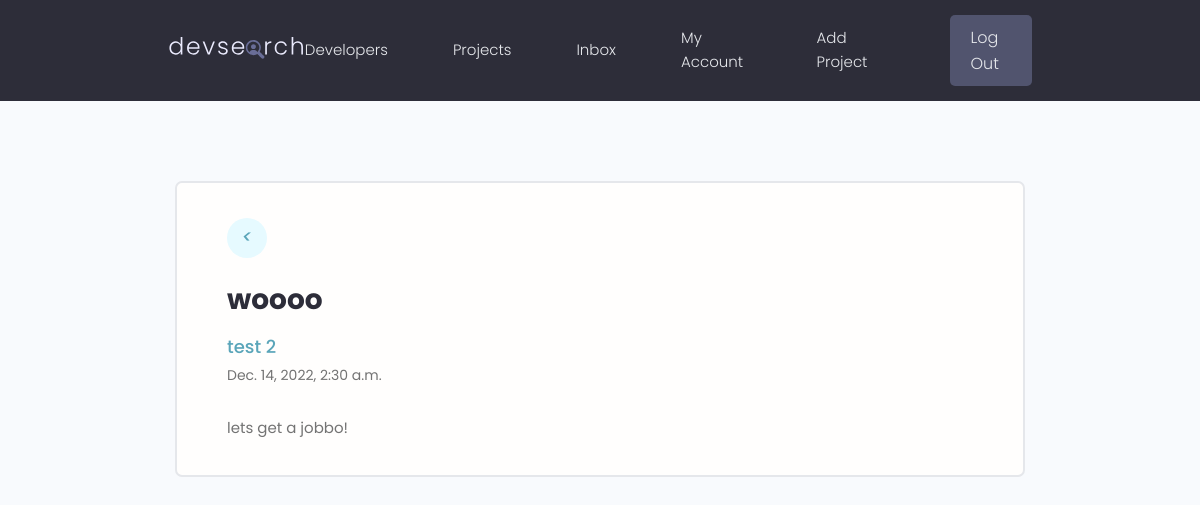
/message/0f65bdb1-f028-4572-8abc-3c575a06c8a2 (signed in), run on the app's committed database.
### users/models.py (models this page shows, shortened)
class Message(models.Model):
    sender = models.ForeignKey(
        Profile, on_delete=models.SET_NULL, null=True, blank=True
    )
    recipient = models.ForeignKey(
        Profile,
        on_delete=models.SET_NULL,
        null=True,
        blank=True,
        related_name="messages",
    )
    name = models.CharField(max_length=200, null=True, blank=True)
    email = models.EmailField(max_length=200, null=True, blank=True)
    subject = models.CharField(max_length=200, null=True, blank=True)
    body = models.TextField()
    is_read = models.BooleanField(default=False)
    created = models.DateTimeField(auto_now_add=True)
    id = models.UUIDField(
        default=uuid.uuid4, unique=True, primary_key=True, editable=False
    )
    class Meta:
        ordering = [
            "is_read",
            "-created",
        ]

### users/views.py (the view)
# urls.py: path("message/<str:pk>", views.viewMessage, name="message"),
@login_required(login_url="login")
def viewMessage(requests, pk):
    profile = requests.user.profile
    message = profile.messages.get(id=pk)
    if message.is_read == False:
        message.is_read = True
        message.save()
    context = {
        "message": message,
    }
    return render(requests, "users/message.html", context)

### users/templates/users/message.html
{% extends 'main.html' %}
{% block content %}
<main class="messagePage my-xl">
    <div class="content-box">
      <div class="message">
        <a class="backButton" href="{% url 'inbox' %}"><i class="im im-angle-left"><</i></a>
        <h2 class="message__subject">{{message.subject}}</h4>
          <a href="profile.html" class="message__author">{{message.name}}</a>
          <p class="message__date">{{message.created}}</p>
          <div class="message__body">
            {{message.body|linebreaksbr}}
          </div>
      </div>
    </div>
  </main>
{% endblock %}

### static/styles/app.css (style rules this page uses)
:root { --color-sub: #2d2d39; }
.content-box { width: 95%; max-width: 85rem; margin: 0 auto; }
.message { padding: 2.5rem 0; }
.message > a { display: flex; gap: 1rem; }
.message__author, .message__date { flex-basis: 25%; }
.message__subject { flex-basis: 50%; }
.message__date { text-align: right; }
.messagePage .message { list-style: none; background: var(--color-white); padding: 3.5rem 5rem; border: 2px solid var(--color-light); border-radius: 0.7rem; }
.messagePage .message__subject { font-size: 2.8rem; color: var(--color-sub); margin-bottom: 1rem; margin-top: 2rem; }
.messagePage .message__author { font-size: 1.8rem; font-weight: 500; }
.messagePage .message__date { font-size: 1.4rem; font-weight: 400; text-align: left; margin-bottom: 3rem; }
.backButton { background: var(--color-main-light); color: var(--color-main); width: 4rem; height: 4rem; display: flex; align-items: center; justify-content: center; border-radius: 50%; }
.backButton i { font-size: 1.8rem; }

### static/uikit/styles/modules/_variables.css (style rules this page uses)
:root { --color-main: #5aa5b9; --color-main-light: #e6faff; --color-sub: #3f4156; --color-sub-light: #51546e; --color-sub-lighter: #ededfd; --color-text: #737373; --color-gray: #8b8b8b; --color-light: #e5e7eb; --color-light-gray: #767676; --color-bg: #f8fafd; --color-white: #fffefd; --color-white-light: #f3f3f3; --color-success: #359e64; --color-success-bg: #def8e8; --color-error: #fc4b0b; --color-error-bg: #fff2ee; --font-base: 'Poppins', arial, helvetica, 'Segoe UI', roboto, ubuntu, sans-serif; --font-monospace: 'Fira Code', 'Courier New', courier, monospace; --font-regular: 300; --font-medium: 500; --font-bold: 700; --generic-shadow: 1px 1px 5px #00000010; --generic-transition: all 0.3s ease-in-out; }

### static/uikit/styles/modules/_base.css (style rules this page uses)
* { margin: 0; padding: 0; box-sizing: border-box; text-rendering: optimizeLegibility; color: inherit; font-size: inherit; }
html { font-size: 50%; }
@media only screen and (min-width: 480px) { html { font-size: 56.25%; } }
@media only screen and (min-width: 1200px) { html { font-size: 62.5%; } }
body { line-height: 1.6; font-weight: 400; font-size: 1.5rem; color: var(--color-text); background-color: var(--color-bg); min-height: 100vh; }

### static/uikit/styles/modules/_typography.css (style rules this page uses)
* { font-family: var(--font-base); }
h2 { font-size: 3.6rem; font-weight: var(--font-bold); }
p, span, strong { font-size: 1.6rem; color: var(--color-text); font-weight: var(--font-regular); }
a { padding-bottom: 2px; text-decoration: none; display: inline-block; color: var(--color-main); font-weight: var(--font-medium); }

### static/uikit/styles/modules/_utilities.css (style rules this page uses)
.my-xl { margin: 8rem auto; }

### data on the page
Message: subject "woooo", name "test 2", created "Dec. 14, 2022, 2:30 a.m.", body "lets get a jobbo!"
